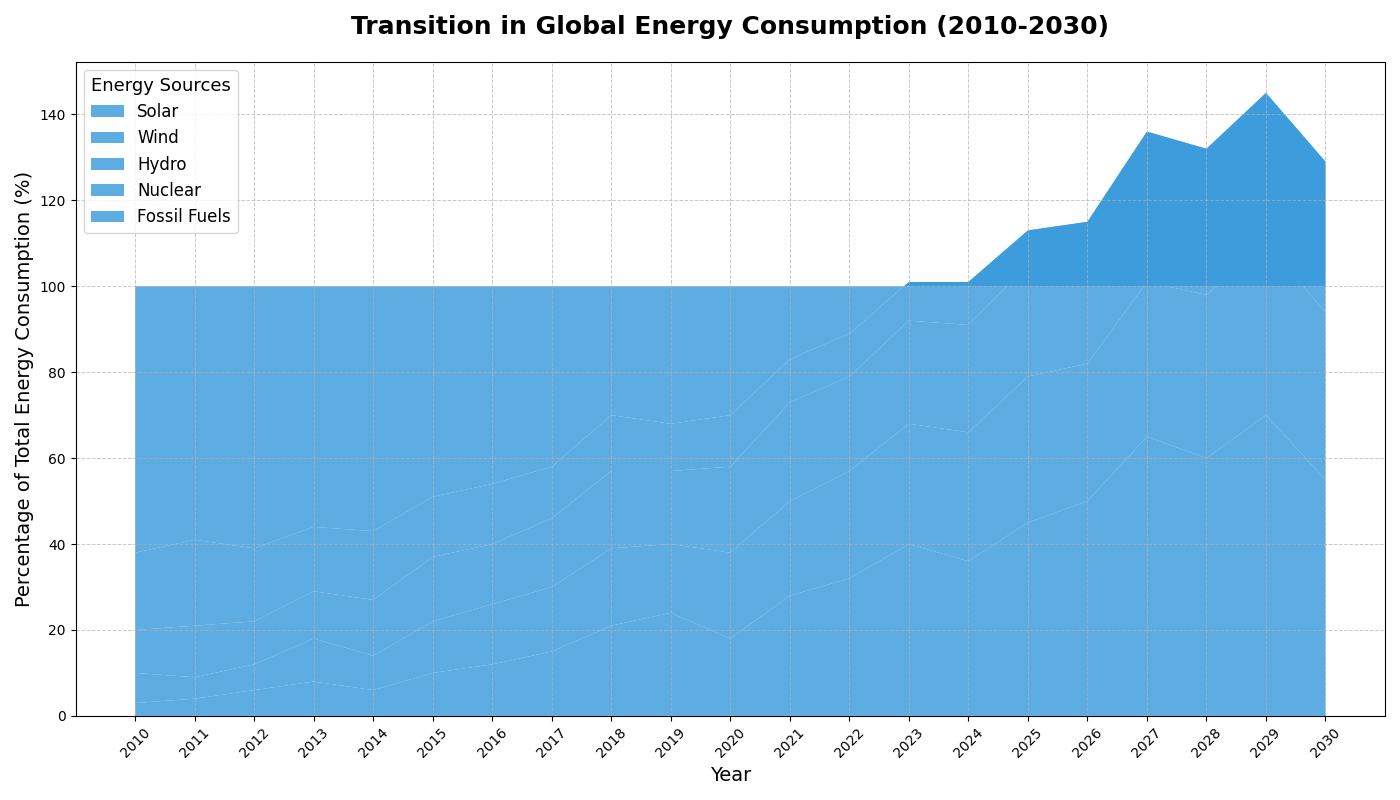

This chart was generated by the following Python code:
import matplotlib.pyplot as plt
import numpy as np

years = np.arange(2010, 2031)
solar = np.array([3, 4, 6, 8, 6, 10, 12, 15, 21, 24, 18, 28, 32, 40, 36, 45, 50, 65, 60, 70, 55])
wind = np.array([7, 5, 6, 10, 8, 12, 14, 15, 18, 16, 20, 22, 25, 28, 30, 34, 32, 36, 38, 40, 39])
hydro = np.array([10, 12, 10, 11, 13, 15, 14, 16, 18, 17, 20, 23, 22, 24, 25, 26, 25, 28, 27, 30, 29])
nuclear = np.array([18, 20, 17, 15, 16, 14, 14, 12, 13, 11, 12, 10, 10, 9, 10, 8, 8, 7, 7, 5, 6])
fossil = 100 - (solar + wind + hydro + nuclear)

fig, ax = plt.subplots(figsize=(14, 8))

# Apply a single color to all sections in the stackplot
single_color = '#3498DB'  # Using a blue color for all segments
ax.stackplot(years, solar, wind, hydro, nuclear, fossil, 
             labels=['Solar', 'Wind', 'Hydro', 'Nuclear', 'Fossil Fuels'],
             colors=[single_color] * 5,
             alpha=0.8)

ax.set_title('Transition in Global Energy Consumption (2010-2030)', fontsize=18, fontweight='bold', pad=20)
ax.set_xlabel('Year', fontsize=14)
ax.set_ylabel('Percentage of Total Energy Consumption (%)', fontsize=14)

ax.legend(loc='upper left', fontsize=12, title='Energy Sources', title_fontsize='13')
ax.grid(True, linestyle='--', linewidth=0.7, alpha=0.7)

plt.xticks(years, rotation=45)
plt.tight_layout()

plt.show()
